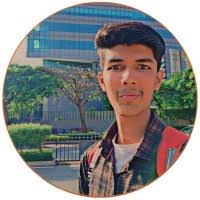
#> input picture Face_Based_Skin_Analysis_and_Recommendation_System-master/Images/img-1.png, 200 x 200 px; its folder holds only this picture in this run
$ python batch_process.py
#> lines starting #> are read from the running program, lines starting #| are printed output that depends on the picture; after the words box and inside, x2 and y2 are one past the last pixel; in counts of white or black regions, pixels touching at a corner belong together
### Face_Based_Skin_Analysis_and_Recommendation_System-master/Detection/face_detection.py
import cv2

cascade = cv2.CascadeClassifier(
    "assets/haarcascade_frontalface_default.xml"
)

def detect_faces(frame):
    gray = cv2.cvtColor(frame, cv2.COLOR_BGR2GRAY)
    faces = cascade.detectMultiScale(gray, 1.3, 5)
    return faces

### Face_Based_Skin_Analysis_and_Recommendation_System-master/Detection/skin_analysis.py
import cv2
import numpy as np

def analyze_skin(face):
    hsv = cv2.cvtColor(face, cv2.COLOR_BGR2HSV)

    brightness = np.mean(hsv[:, :, 2])

    red_channel = face[:, :, 2]
    redness = np.mean(red_channel)

    gray = cv2.cvtColor(face, cv2.COLOR_BGR2GRAY)
    texture = np.var(gray)

    return brightness, redness, texture


def mark_red_spots(face):
    red = face[:, :, 2]
    _, thresh = cv2.threshold(red, 150, 255, cv2.THRESH_BINARY)

    contours, _ = cv2.findContours(
        thresh, cv2.RETR_EXTERNAL, cv2.CHAIN_APPROX_SIMPLE
    )

    for c in contours:
        if cv2.contourArea(c) > 40:
            x, y, w, h = cv2.boundingRect(c)
            cv2.circle(face, (x + w//2, y + h//2), 5, (0, 0, 255), 1)

### Face_Based_Skin_Analysis_and_Recommendation_System-master/Scoring/scoring.py
def normalize(value, min_v, max_v):
    value = max(min(value, max_v), min_v)
    return int((value - min_v) / (max_v - min_v) * 10)


def calculate_scores(brightness, redness, texture):
    return {
        "brightness": normalize(brightness, 50, 200),
        "redness": normalize(redness, 100, 200),
        "texture": normalize(texture, 50, 500)
    }

### Face_Based_Skin_Analysis_and_Recommendation_System-master/Recommendation/recommender.py
PRODUCT_DB = {
    0: ["Maintain routine"],
    3: ["Gentle cleanser", "Hydrating gel"],
    5: ["Anti-acne facewash", "Niacinamide serum"],
    7: ["Dermatologist consultation", "Prescription care"]
}

def recommend_products(redness_score):
    for threshold in sorted(PRODUCT_DB.keys(), reverse=True):
        if redness_score >= threshold:
            return PRODUCT_DB[threshold]
    return ["Basic skincare"]

### Face_Based_Skin_Analysis_and_Recommendation_System-master/batch_process.py
import cv2
import os

from Detection.face_detection import detect_faces
from Detection.skin_analysis import analyze_skin, mark_red_spots
from Scoring.scoring import calculate_scores
from Recommendation.recommender import recommend_products


INPUT_DIR = "Images"
OUTPUT_DIR = "OutImages"


def process_images():
    if not os.path.exists(OUTPUT_DIR):
        os.makedirs(OUTPUT_DIR)

    for filename in os.listdir(INPUT_DIR):
        if not filename.lower().endswith((".jpg", ".png", ".jpeg")):
            continue

        img_path = os.path.join(INPUT_DIR, filename)
        image = cv2.imread(img_path)
#> image is the input picture: shape (200, 200, 3); mean B, G, R 136.1, 137.5, 137.3

        if image is None:
            print(f"Skipping unreadable file: {filename}")
            continue

        faces = detect_faces(image)
#> in detect_faces, `gray = cv2.cvtColor(frame, cv2.COLOR_BGR2GRAY)`:
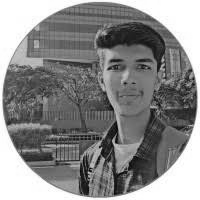
#> gray: shape (200, 200); min 1, max 255, mean 137.3
#> in detect_faces, `faces = cascade.detectMultiScale(gray, 1.3, 5)`: faces = [[91, 37, 77, 77]]
#> faces = [[91, 37, 77, 77]]

        if len(faces) == 0:
            print(f"No face detected in {filename}")
            continue

        for (x, y, w, h) in faces:
            face = image[y:y+h, x:x+w]

            brightness, redness, texture = analyze_skin(face)
            scores = calculate_scores(brightness, redness, texture)
            products = recommend_products(scores["redness"])

            mark_red_spots(face)

            cv2.rectangle(image, (x, y), (x+w, y+h), (0, 255, 0), 2)

            text_y = y - 10
            for k, v in scores.items():
                cv2.putText(
                    image,
                    f"{k}: {v}/10",
                    (x, text_y),
                    cv2.FONT_HERSHEY_SIMPLEX,
                    0.5,
                    (0, 255, 255),
                    1
                )
                text_y -= 15
#> this loop made 1 pass
#> (x, y, w, h, brightness, redness, texture) on pass 1: (91, 37, 77, 77, 133.3, 123.5, 1489.1)
#> pass 1, in process_images, `face = image[y:y+h, x:x+w]`:
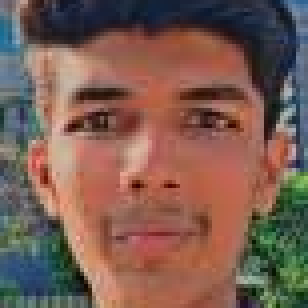
#> face: shape (77, 77, 3) (shown 4 times larger); mean B, G, R 81.9, 92.9, 123.5
#> pass 1, in analyze_skin, `red_channel = face[:, :, 2]`:
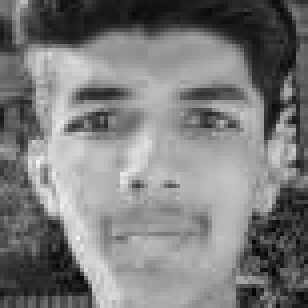
#> red_channel: shape (77, 77) (shown 4 times larger); min 2, max 245, mean 123.5
#> pass 1, in analyze_skin, `gray = cv2.cvtColor(face, cv2.COLOR_BGR2GRAY)`:
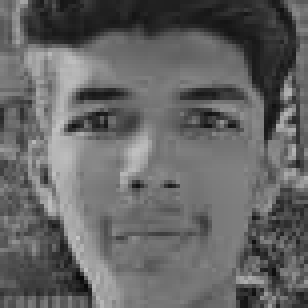
#> gray: shape (77, 77) (shown 4 times larger); min 7, max 196, mean 100.8
#> after the loop:
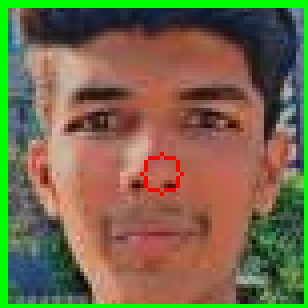
#> face: shape (77, 77, 3) (shown 4 times larger); 8.11% of pixels changed, all inside (x1, y1, x2, y2) = (0, 0, 77, 77)
#> after the loop:
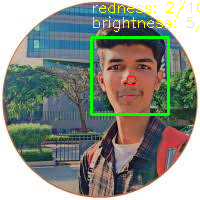
#> image: shape (200, 200, 3); 3.52% of pixels changed, all inside (x1, y1, x2, y2) = (90, 0, 200, 116)

        # Save output image
        out_img_path = os.path.join(OUTPUT_DIR, filename)
        cv2.imwrite(out_img_path, image)

        # Save report
        report_path = os.path.join(
            OUTPUT_DIR, filename.rsplit(".", 1)[0] + "_report.txt"
        )

        with open(report_path, "w") as f:
            f.write(f"Image: {filename}\n\n")
            for k, v in scores.items():
                f.write(f"{k.capitalize()}: {v}/10\n")
#> this loop made 3 passes
#> (k, v) on passes 1 to 3: ('brightness', 5), ('redness', 2), ('texture', 10)

            f.write("\nRecommendations:\n")
            for p in products:
                f.write(f"- {p}\n")
#> this loop made 1 pass
#> p on pass 1: 'Maintain routine'

        print(f"Processed: {filename}")


if __name__ == "__main__":
    process_images()

$ run again, on Face_Based_Skin_Analysis_and_Recommendation_System-master/Images/img-2.jpg
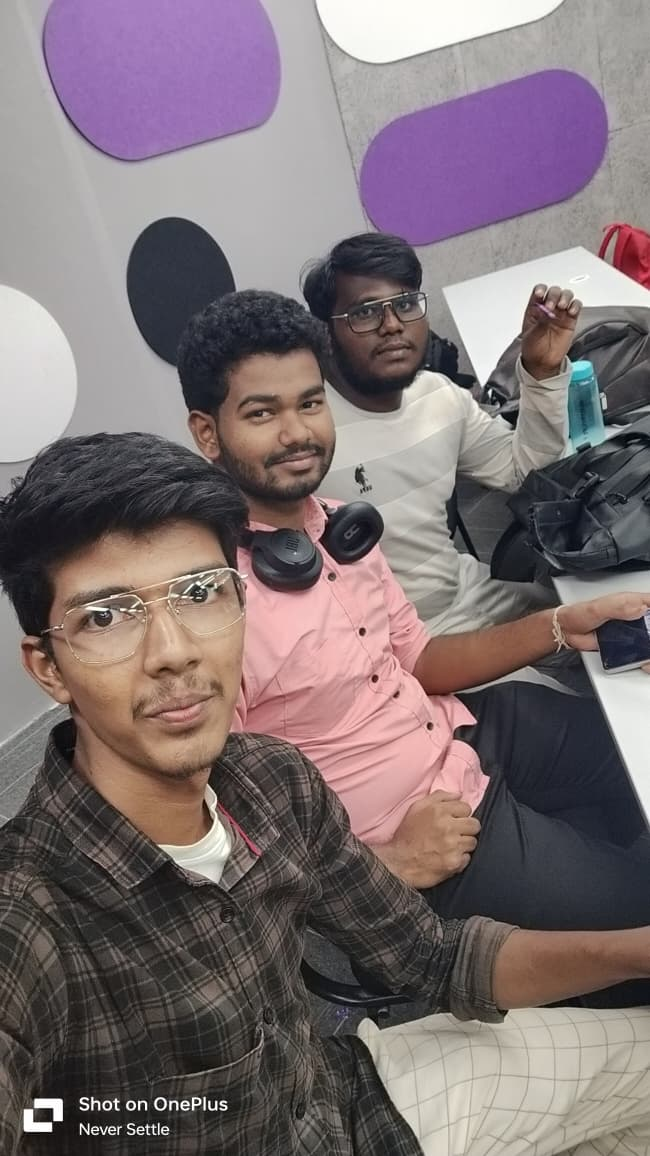
#> input picture Face_Based_Skin_Analysis_and_Recommendation_System-master/Images/img-2.jpg, 650 x 1156 px
#> in process_images, image is the input picture: shape (1156, 650, 3); mean B, G, R 115.3, 112.6, 125.4
#> in detect_faces, `faces = cascade.detectMultiScale(gray, 1.3, 5)`: faces = [[335, 271, 97, 97], [223, 353, 139, 139], [57, 521, 213, 213]]
#> the loop in process_images, `for (x, y, w, h) in faces:` made 3 passes
#> (x, y, w, h, brightness, redness, texture, scores) on passes 1 to 3: (335, 271, 97, 97, 89.68, 88.78, 1240.9, {'brightness': 2, 'redness': 0, 'texture': 10}), (223, 353, 139, 139, 132, 130, 2408.8, {'brightness': 5, 'redness': 2, 'texture': 10}), (57, 521, 213, 213, 157.4, 157.3, 2176.5, {'brightness': 7, 'redness': 5, 'texture': 10})
#> pass 1, in analyze_skin, `gray = cv2.cvtColor(face, cv2.COLOR_BGR2GRAY)`:
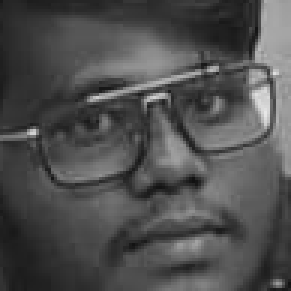
#> gray: shape (97, 97) (shown 3 times larger); min 17, max 231, mean 79.1
#> after the loop in process_images, `for (x, y, w, h) in faces:`:
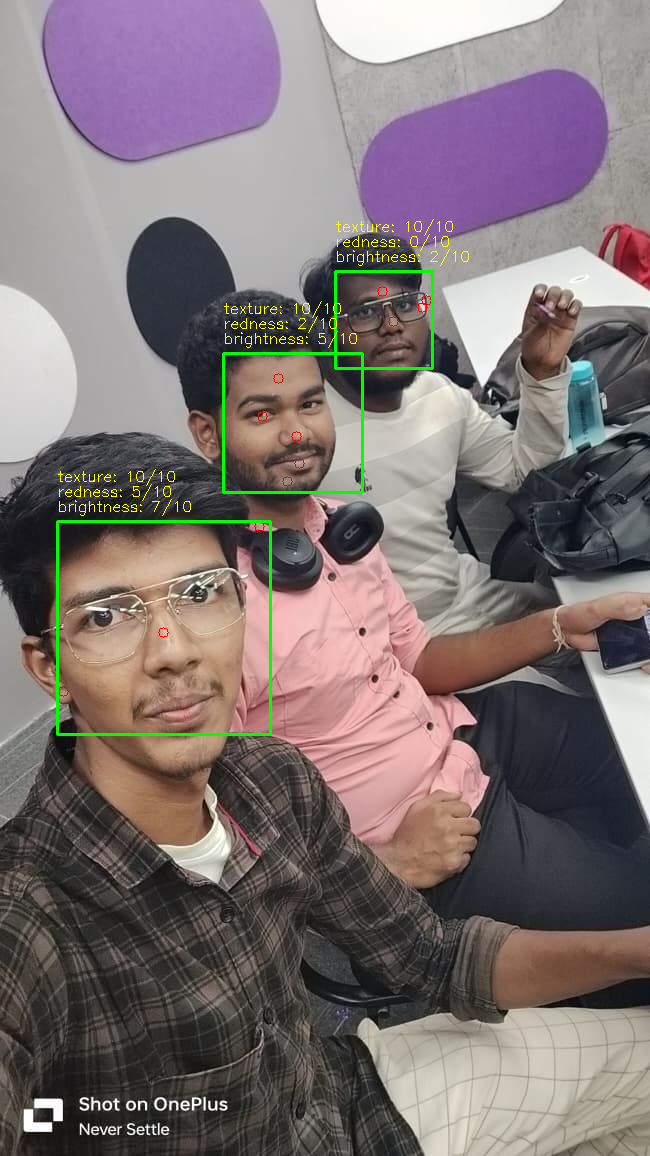
#> image: shape (1156, 650, 3); 1.05% of pixels changed, all inside (x1, y1, x2, y2) = (56, 219, 469, 736)
#> the loop in process_images, `for k, v in scores.items():` made 3 passes
#> (k, v) on passes 1 to 3: ('brightness', 7), ('redness', 5), ('texture', 10)
#> the loop in process_images, `for p in products:` made 2 passes
#> p on passes 1 to 2: 'Anti-acne facewash', 'Niacinamide serum'
